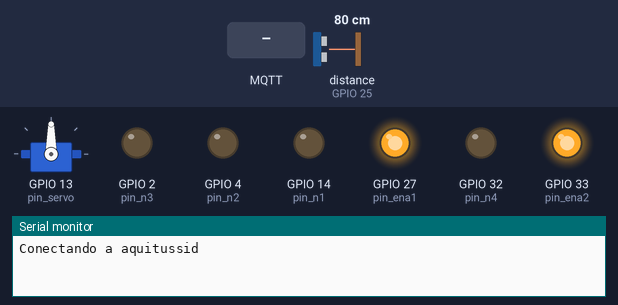
Bench run of a program on a simulated ESP32. Shown: servo, output pins drawn as LEDs (lit = HIGH), the last lines printed to the serial monitor. Wiring (inferred from the names in the program): ultrasonic range finder: trigger GPIO 26; echo GPIO 25. The inputs (shaded band) are chosen by the test bench; at power-on: distance to the obstacle (sensor on GPIO 25) 80 cm. The echo pulse lasts 58.3 µs per cm; WiFi joins after 1.5 s; servers stay silent unless stated; random numbers use the default seed unless the program sets one; no MQTT or app messages arrive unless stated; pins used as bus, display or sensor lines are not drawn.

Above: at 0.1 s.
2.8 s: distance to the obstacle (sensor on GPIO 25) set to 250 cm
5.8 s: MQTT message "straight" arrives on the first subscribed topic
At 7.3 s:
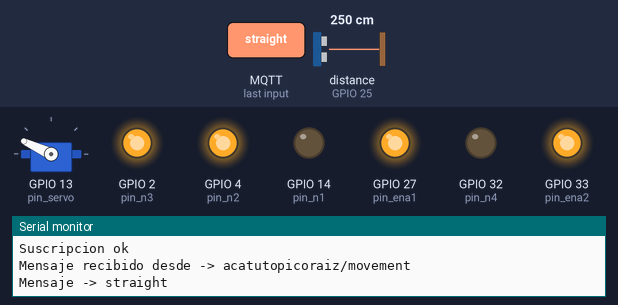
8.8 s: MQTT message "back" arrives on the first subscribed topic
At 10.1 s:
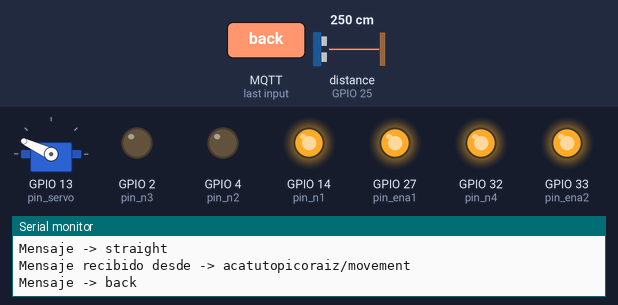
11.8 s: MQTT message "left" arrives on the first subscribed topic
At 12.9 s:
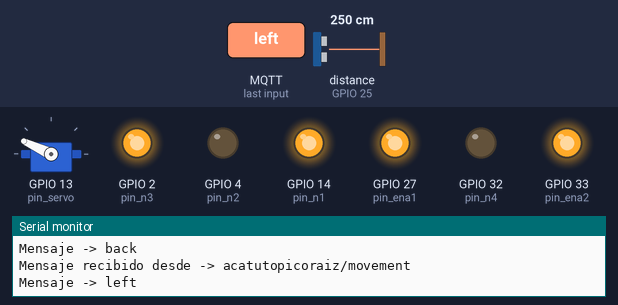
14.8 s: MQTT message "right" arrives on the first subscribed topic
At 15.6 s:
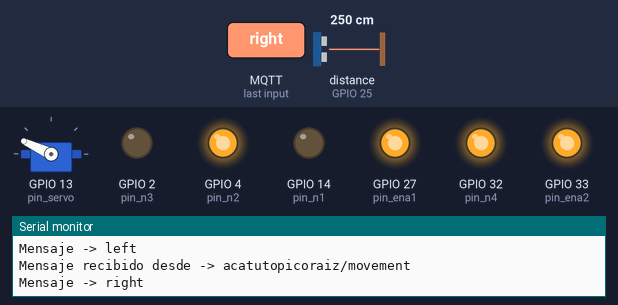
17.8 s: distance to the obstacle (sensor on GPIO 25) set to 2 cm
Timing chart, 0 to 21.8 s (numbered marks = the images above; inputs shaded):
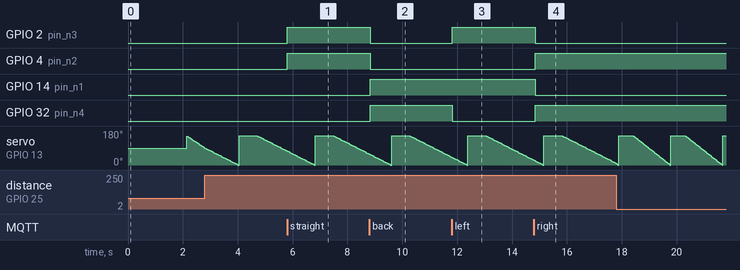

Measured:
- after the input at 5.8 s, GPIO 2 (pin_n3), GPIO 4 (pin_n2): LOW → HIGH at once
- after the input at 8.8 s, GPIO 2 (pin_n3), GPIO 4 (pin_n2): HIGH → LOW at once; GPIO 14 (pin_n1), GPIO 32 (pin_n4): LOW → HIGH at once
- after the input at 11.8 s, GPIO 2 (pin_n3): LOW → HIGH at once; GPIO 32 (pin_n4): HIGH → LOW at once
- after the input at 14.8 s, GPIO 2 (pin_n3), GPIO 14 (pin_n1): HIGH → LOW at once; GPIO 4 (pin_n2), GPIO 32 (pin_n4): LOW → HIGH at once
- by itself, servo on GPIO 13 (pin_servo): ramps from 155° to 0° and jumps back, once every 1.9 s

The program:

main.cpp
```cpp
#include <Arduino.h>
#include <Servo.h>
#include <WiFi.h>
#include <PubSubClient.h>

//************************
//**** P I N E S *********
//************************

//MOTOR Izq
#define pin_ena1  27
#define pin_n1    14
#define pin_n2    4

//MOTOR Der
#define pin_n3    2
#define pin_n4    32
#define pin_ena2  33

//SERVO
#define pin_servo 13

//HC-SR04
#define pin_trig  26
#define pin_echo  25

//IMU MPU92.65
#define pin_scl   22
#define pin_sda   21

//************************
//**** C O N F I G *******
//************************

//WIFI
const char* ssid = "aquitussid";
const char* password =  "aquituwifipassw";


//MQTT
const char *mqtt_server = "ioticos.org";
const int mqtt_port = 1883;
const char *mqtt_user = "acatumqttuser";
const char *mqtt_pass = "acatupass";
const String root_topic = "acatutopicoraiz";

//SERVO
#define servo_max_ang   180
#define servo_min_ang   0
#define servo_speed     25
#define servo_step      3


/*
// Set your Static IP address
IPAddress local_IP(192, 168, 100, 33);
// Set your Gateway IP address
IPAddress gateway(192, 168, 100, 254);

IPAddress subnet(255, 255, 255, 0);
IPAddress primaryDNS(8, 8, 8, 8);   //optional
IPAddress secondaryDNS(8, 8, 4, 4); //optional
*/


//************************
//** V A R I A B L E S ***
//************************


Servo servo;                // se declara instancia de servo

//MQTT
WiFiClient espClient;
PubSubClient client(espClient);

//MENSAJERIA
String tosend = "";
char buf[20];


//************************
//** F U N C I O N E S ***
//************************

int distance();
void setup_wifi();
void callback(char* topic, byte* payload, unsigned int length);
void reconnect();
void movement(String side); //side: left,right,straight,back

//_________________________________________________________________


//******************
//*** S E T U P  ***
//******************
void setup() {
  Serial.begin(115200);

  //PINMODES
  //hc-sr04
  pinMode(pin_trig,OUTPUT);
  pinMode(pin_echo,INPUT);

  //motor izq
  pinMode(pin_ena1,OUTPUT);   // h
  pinMode(pin_n1,OUTPUT);     // l
  pinMode(pin_n2,OUTPUT);     // l

  //motor der
  pinMode(pin_ena2,OUTPUT);
  pinMode(pin_n3,OUTPUT);
  pinMode(pin_n4,OUTPUT);

  digitalWrite(pin_ena1,HIGH);
  digitalWrite(pin_ena2,HIGH);


  servo.attach(pin_servo); //pin 13


  setup_wifi();
  client.setServer(mqtt_server, mqtt_port);
  client.setCallback(callback);


}


//******************
//*** L O O P 1  ***
//******************
void loop() {


  if (!client.connected()) {
		reconnect();
	}

    delay(300);

    for(int posDegrees = servo_min_ang; posDegrees <= servo_max_ang; posDegrees+=servo_step) {

      if (posDegrees>24){
        servo.write(180-posDegrees);
      }

      delay(servo_speed);


      tosend = String(distance()) + "," + String(posDegrees);
      tosend.toCharArray(buf, 20);
      client.publish("acatutopicoraiz/map", buf);
      client.loop();
    }
     servo.write(155);
}

  int distance(){
    digitalWrite(pin_trig,HIGH);
    delayMicroseconds(10);
    digitalWrite(pin_trig,LOW);

    long time = pulseIn(pin_echo,HIGH);
    int distance = time / 58;
    return distance;
  }

void movement(String side){

  if (side == "straight"){
      //rueda1
      digitalWrite(pin_n1,LOW);
      digitalWrite(pin_n2,HIGH);

      //rueda2
      digitalWrite(pin_n3,HIGH);
      digitalWrite(pin_n4,LOW);
  }

  if (side == "back"){
      digitalWrite(pin_n1,HIGH);
      digitalWrite(pin_n2,LOW);
      digitalWrite(pin_n3,LOW);
      digitalWrite(pin_n4,HIGH);
  }

  if (side == "left"){
      digitalWrite(pin_n1,HIGH);
      digitalWrite(pin_n2,LOW);
      digitalWrite(pin_n3,HIGH);
      digitalWrite(pin_n4,LOW);
  }

  if (side == "right"){
      digitalWrite(pin_n1,LOW);
      digitalWrite(pin_n2,HIGH);
      digitalWrite(pin_n3,LOW);
      digitalWrite(pin_n4,HIGH);
  }

  if (side == "stop"){
      digitalWrite(pin_n1,LOW);
      digitalWrite(pin_n2,LOW);
      digitalWrite(pin_n3,LOW);
      digitalWrite(pin_n4,LOW);
  }


}

//*****************************
//***    CONEXION WIFI      ***
//*****************************
void setup_wifi(){
	delay(10);
	// Nos conectamos a nuestra red Wifi
	Serial.println();
	Serial.print("Conectando a ");
	Serial.println(ssid);

	WiFi.begin(ssid, password);

	while (WiFi.status() != WL_CONNECTED) {
		delay(500);
		Serial.print(".");
	}

	Serial.println("");
	Serial.println("Conectado a red WiFi!");
	Serial.println("Dirección IP: ");
	Serial.println(WiFi.localIP());
}


void callback(char* topic, byte* payload, unsigned int length){
	String incoming = "";
	Serial.print("Mensaje recibido desde -> ");
	Serial.print(topic);
	Serial.println("");

	for (int i = 0; i < length; i++) {
		incoming += (char)payload[i];
	}

	incoming.trim();
	Serial.println("Mensaje -> " + incoming);

  String topic_str(topic);

	if(topic_str == root_topic + "/movement"){
    movement(incoming);
  }

}

void reconnect() {

	while (!client.connected()) {

		Serial.print("Intentando conexión Mqtt...");
		// Creamos un cliente ID
		String clientId = "ALAN_";
		clientId += String(random(0xffff), HEX);
		// Intentamos conectar
		if (client.connect(clientId.c_str(),mqtt_user,mqtt_pass)) {
			Serial.println("Conectado!");
			// Nos suscribimos
			if(client.subscribe("acatutopicoraiz/movement")){
        Serial.println("Suscripcion ok");
      }else{
        Serial.println("fallo Suscripciión");
      }
		} else {
			Serial.print("falló :( con error -> ");
			Serial.print(client.state());
			Serial.println(" Intentamos de nuevo en 5 segundos");

			delay(5000);
		}
	}
}
```
